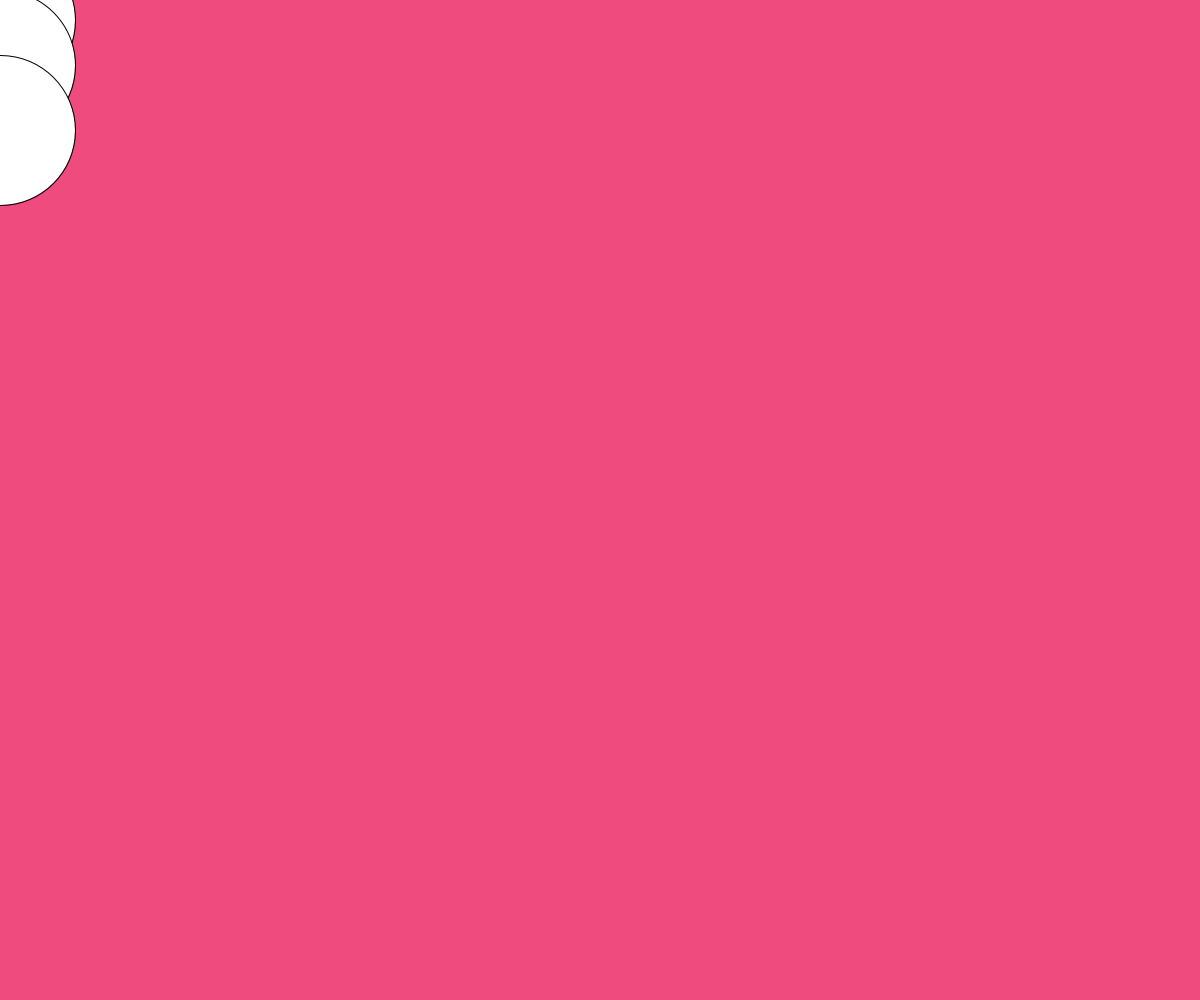
Frame 1 (no input)
Frame 60 (the mouse pressed at the canvas centre just before this capture): identical to frame 1, image omitted
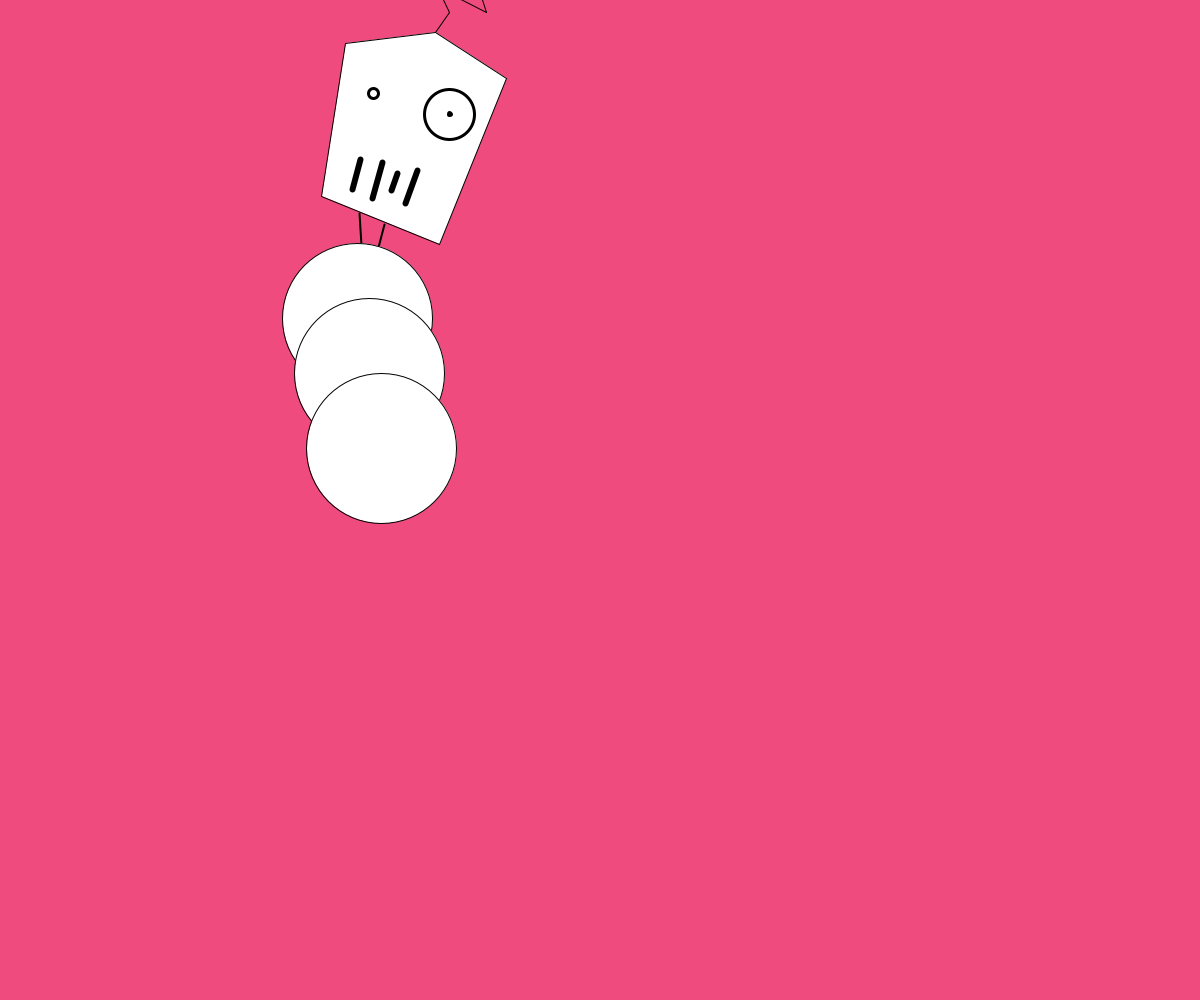
Frame 120 (the mouse held since frame 60 and released just before this capture)

The Processing sketch that drew these frames (run headless with seeded random() and noise(); from frame 60 on, the mouse is pressed at the canvas centre):

// Processing sketch: processing_185920
// ── processing_185920.pde

//mouse x and y delayed calculated by the lerp func
float x;
float y;

void setup() {
  size(1200, 1000);
  smooth();
}
void draw() {
  // lerp() calculates a number between two numbers at a specific increment. 
  x = lerp(x, mouseX, 0.015);
  y = lerp(y, mouseY, 0.015);
  
  background(240, 75, 127);
  //anntenae

  strokeWeight(1);
  stroke(0);
  line(x+78.0, y-266.0, x+92.0, y-286.0);
  line(x+92.0, y-286.0, x+80.0, y-311.0);
  line(x+80.0, y-311.0, x+129.0, y-286.0);
  line(x+129.0, y-286.0, x+121.0, y-311.0);
  line(x+121.0, y-311.0, x+134.0, y-320.0);
  noStroke();
  fill(random(255), random(255), random(255));
  ellipse(x+134.0, y-320.0, 15, 15);

  fill(255);

  //head
  stroke(0);
  beginShape();
  vertex(x-36.0, y-102.0);
  vertex(x-12.0, y-255.0);
  vertex(x+78.0, y-266.0);
  vertex(x+149.0, y-220.0);
  vertex(x+82.0, y-54.0);

  endShape(CLOSE);
  strokeWeight(3);

  //head
  fill(255);
  ellipse(x+92.0, y-184.0, 50, 50); // big eye
  fill(240, 10, 10);
  ellipse(x+92.0, y-184.0, 3, 3);
  fill(255);
  ellipse(x+16.0, y-205.0, 10, 10); // Small eye
  strokeWeight(6);
  strokeCap(ROUND);
  //mouth
  line(x+3.0, y-139.0, x-5.0, y-109.0);
  line(x+15, y-100.0, x+25.0, y-136.0);
  line(x+34.0, y-108.0, x+40.0, y-125.0);
  line(x+48.0, y-95.0, x+60.0, y-128.0);

  //neck
  strokeWeight(2);
  line(x+27.0, y-74.0, x+21.0, y-51.0);
  line(x+2.0, y-85.0, x+4.0, y-53.0);

  //body
  strokeWeight(1);
  float x1 = lerp(x, mouseX, 0.05);
  float y1 = lerp(y, mouseY, 0.05);
  float x2 = lerp(x, mouseX, 0.1);
  float y2 = lerp(y, mouseY, 0.1);
  ellipse(x, y+20, 150, 150);
  ellipse(x1, y1+65.0, 150, 150);
  ellipse(x2, y2+130, 150, 150);
}
